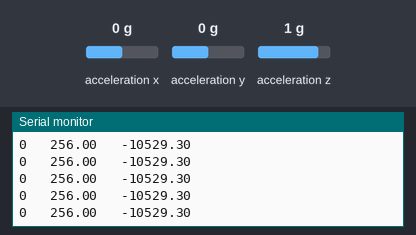
The sketch below on a simulated Arduino Uno, built with avr-gcc and run on an emulated ATmega328P. Parts: the last lines printed to the serial monitor. The test bench sets the inputs (shaded band); at power-on: acceleration y 0 g, acceleration x 0 g, acceleration z 1 g.

Above: at 1.2 s.
1.3 s: acceleration y set to -1.4 g
At 1.8 s:
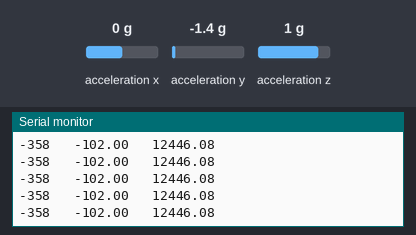
4.3 s: acceleration y set to 0.1 g
At 5.3 s:
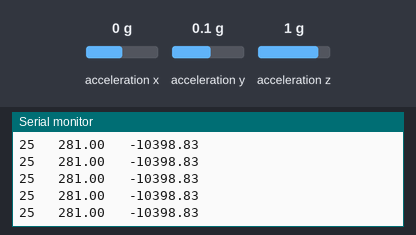
Timing chart, 0 to 7.0 s (numbered marks = the images above; inputs shaded):
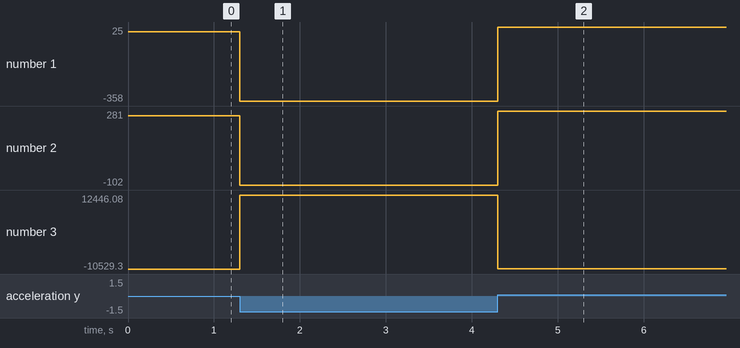

Measured:
- after the input at 1.3 s, the serial monitor: prints a new line at once (image 1)
- after the input at 4.3 s, the serial monitor: prints a new line at once (image 2)
- plotted number 1: 0 → -358 after the input at 1.3 s, -358 → 25 after the input at 4.3 s
- plotted number 2: 256 → -102 after the input at 1.3 s, -102 → 281 after the input at 4.3 s
- plotted number 3: -10529.3 → 12446.08 after the input at 1.3 s, 12446.08 → -10398.83 after the input at 4.3 s

The sketch:

Arduino_GetAccTilt_GY-85.ino
```cpp
#include <Wire.h>
#include <ADXL345.h>  // ADXL345 Accelerometer Library

ADXL345 acc; //variable adxl is an instance of the ADXL345 library
int ax, ay, az;
float rawX, rawY, rawZ, dtime;
float angleAccX, angleAccY;
int time=0;

void setup() {
  Serial.begin(115200);
  acc.powerOn();
  acc.setRangeSetting(2);
}

void loop() {
  dtime = millis()-time;
  time=millis();
  GetAccTilt();

  //Serial.print(angleAccX/100);
  //Serial.print(" , ");
  Serial.print(ay);
  Serial.print("   ");
  Serial.print(rawY);
  Serial.print("   ");
  Serial.println(angleAccY);

}

void GetAccTilt(void)
{
  acc.readAccel(&ax, &ay, &az); //read the accelerometer values and store them in variables  x,y,z
  rawX = ax + 37;
  rawY = ay + 256;
  rawZ = az - 326;

if(rawZ >= 0)               { angleAccX = 100*(-180 * (atan(rawX / rawZ)) / PI); }
if((rawZ < 0) && (rawX>=0)) { angleAccX = 100*(-180 + (-180 * (atan(rawX / rawZ)) / PI)); }
if((rawZ < 0) && (rawX<0))  { angleAccX = 100*(180 + (-180 * (atan(rawX / rawZ)) / PI)); }

if(rawZ >= 0)               { angleAccY = 100*(-180 * (atan(rawY / rawZ)) / PI); }
if((rawZ < 0) && (rawY>=0)) { angleAccY = 100*(-180 + (-180 * (atan(rawY / rawZ)) / PI)); }
if((rawZ < 0) && (rawY<0))  { angleAccY = 100*(180 + (-180 * (atan(rawY / rawZ)) / PI)); }

  //angleAccY = 180 * (atan(rawY / rawZ)) / PI;
}
```
